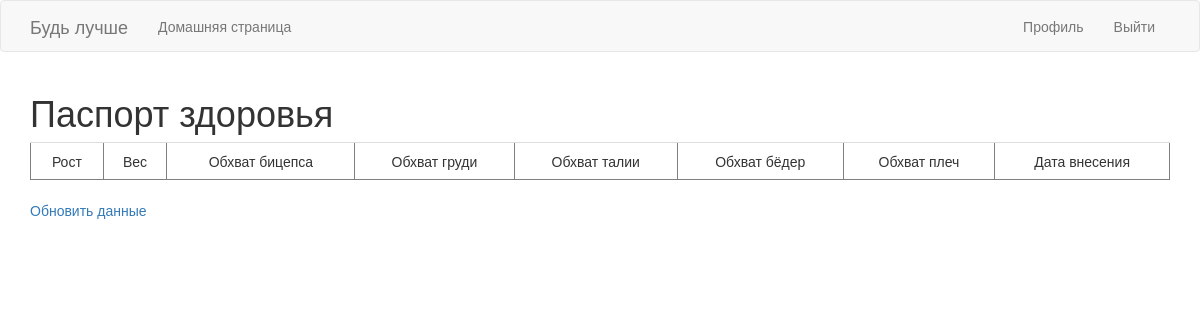
The app's page /pasport (signed in), older data.
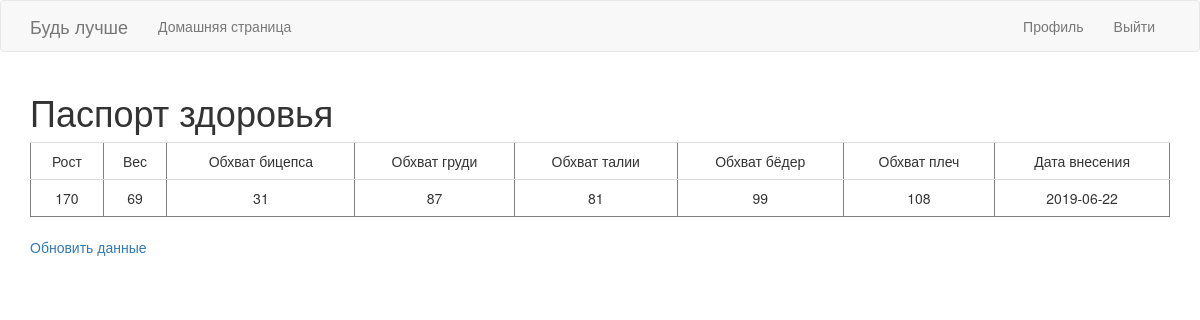
The same page, newer data.
### app/models.py (models this page shows)
class InfoUser(db.Model):
    id = db.Column(db.Integer, primary_key=True)
    user_id = db.Column(db.Integer, db.ForeignKey('user.id'))
    weight = db.Column(db.Integer)
    height = db.Column(db.Integer)
    arms = db.Column(db.Integer)
    chest = db.Column(db.Integer)
    waist = db.Column(db.Integer)
    femur = db.Column(db.Integer)
    shoulder = db.Column(db.Integer)
    heartDiseases = db.Column(db.String(12))
    date_of_change = db.Column(db.Date, default=datetime.utcnow())
    training_list_id = db.Column(db.Integer, db.ForeignKey('training_list.id'))

### app/routes.py (the view)
@app.route('/pasport')
@login_required
def pasport():
    param = current_user.information_user()
    return render_template('pasport.html', title='Pasport', param=param)

### app/models.py (called while the page is built)
@login.user_loader
def load_user(id):
    return User.query.get(int(id))

    def information_user(self):
        param = InfoUser.query.filter_by(user_id=self.id)
        return param

### app/routes.py (called while the page is built)
@app.before_request
def before_request():
    if current_user.is_authenticated:
        current_user.last_seen = datetime.utcnow()
        db.session.commit()

### app/templates/pasport.html
{% extends "base.html" %}
{% block app_content %}
    <h1> Паспорт здоровья</h1>
<table class="table table-hover" border="1">
    <tr valign="top">
        <td align="center"> Рост </td>
        <td align="center"> Вес </td>
        <td align="center"> Обхват бицепса </td>
        <td align="center"> Обхват груди </td>
        <td align="center"> Обхват талии </td>
        <td align="center"> Обхват бёдер </td>
        <td align="center"> Обхват плеч </td>
        <td align="center"> Дата внесения </td>
    </tr>
    {% for param in param %}
        {% include '_param.html' %}
    {% endfor %}
</table>
 <p><a href="{{ url_for('edit_profile') }}"> Обновить данные </a></p>
{% endblock %}

### app/templates/base.html (shortened to what this page needs)
{% extends 'bootstrap/base.html' %}
{% block navbar %}
    <nav class="navbar navbar-default">
        <div class="container">
            <div class="navbar-header">
                <a class="navbar-brand" href="{{ url_for('index') }}">Будь лучше</a>
            </div>
            <div class="collapse navbar-collapse" id="bs-example-navbar-collapse-1">
                <ul class="nav navbar-nav">
                    <li><a href="{{ url_for('index') }}">Домашняя страница</a></li>
                </ul>
                <ul class="nav navbar-nav navbar-right">
                    {% if current_user.is_anonymous %}
                    <li><a href="{{ url_for('login') }}">Войти</a></li>
                    {% else %}
                    <li><a href="{{ url_for('user', username=current_user.username) }}">Профиль</a></li>
                    <li><a href="{{ url_for('logout') }}">Выйти</a></li>
                    {% endif %}
                </ul>
            </div>
        </div>
    </nav>
{% endblock %}
{% block content %}
    <div class="container">
        {% block app_content %}{% endblock %}
    </div>
{% endblock %}

### app/templates/_param.html
    <tr valign="top">
        <td align="center">{{ param.height }}</td>
        <td align="center">{{ param.weight }} </td>
        <td align="center">{{ param.arms }} </td>
        <td align="center">{{ param.chest }} </td>
        <td align="center">{{ param.waist }} </td>
        <td align="center">{{ param.femur }} </td>
        <td align="center">{{ param.shoulder }} </td>
            <td align="center">{{ param.date_of_change }} </td>
    </tr>

Row changes from the older to the newer data that the page shows:
added InfoUser: height "170", weight "69", arms "31", chest "87", waist "81", femur "99", shoulder "108", date_of_change "2019-06-22"
